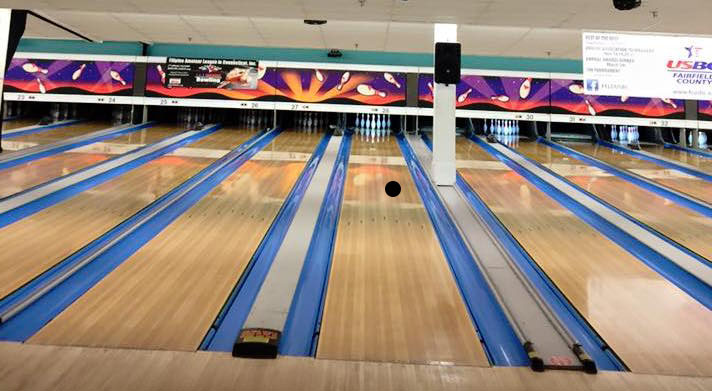
#> input picture pictures/hpl_5.jpg, 712 x 391 px; its folder holds only this picture in this run
$ python LoadAllPictures.py   (Python 2 division)
#> lines starting #> are read from the running program, lines starting #| are printed output that depends on the picture; after the words box and inside, x2 and y2 are one past the last pixel; in counts of white or black regions, pixels touching at a corner belong together; long printed decimals are rounded
### MeanDetect.py
import cv2
import numpy as np

"""
    put all angles in a dictionary (by rounded angle)
    choose bottom pt and top pt from each angle group
"""
def detect(img):
    height = img.shape[0]
    factor = height / 150
    width = img.shape[1]

    height = height / factor
    width = width / factor

    scaled = cv2.resize(img, (width, height))
    disp = np.copy(scaled)
    blurred = cv2.bilateralFilter(scaled, 3, 100, 1)

    mean = kmean(blurred, 2)
    cv2.imshow("mean 2", mean)

    gmean = cv2.cvtColor(mean, cv2.COLOR_BGR2GRAY)
    ret, thresh = cv2.threshold(gmean,0,255,cv2.THRESH_OTSU)
    cv2.imshow("thresh", thresh);


    # [9 lines of commented-out code are left out]


    edges = cv2.Canny(gmean, 100, 120)
    cv2.imshow("canny", edges)
    lines = cv2.HoughLinesP(edges, 1, np.pi/180, 40, minLineLength=40, maxLineGap=3);

    if lines is not None:
        for x1, y1, x2, y2 in lines[0]:
            cv2.line(disp, (x1,y1), (x2,y2), (0,255,0))

    cv2.imshow("disp", disp)
    return


def kmean(img, k):
    Z = img.reshape((-1,3))
    Z = np.float32(Z)
    criteria = (cv2.TERM_CRITERIA_EPS + cv2.TERM_CRITERIA_MAX_ITER, 10, 1.0)
    ret,label,center=cv2.kmeans(Z, k, criteria, 10, cv2.KMEANS_RANDOM_CENTERS)
    print ret
    print label

    center = np.uint8(center)
    res = center[label.flatten()]
    res2 = res.reshape(img.shape)
    return res2

### LoadAllPictures.py
import cv2
import numpy as np
from matplotlib import pyplot as plt
import LaneDetector_2 as ld
import SelectPins as pins
import ReversePerspective as rp
import os
import ScaleLaneDetect
import MeanDetect


"""
    Richy Kapadia
    Idea:
        Test ideas and concepts on each still img in the pictures dir
"""


if __name__ == '__main__':
    img_list = []
    pic_dir = os.getcwd() + "/pictures"
    for subdir, dirs, files in os.walk(pic_dir):
        for f in files:
            if f == ".DS_Store":
                continue
            img_list.append(os.path.join(subdir, f))

    print "loaded up " + str(len(img_list)) + " imgs"

    for name in img_list:
        img = cv2.imread(name);
#> img is the input picture: shape (391, 712, 3); mean B, G, R 125.7, 135.7, 150.3
        if img is not None:

            MeanDetect.detect(img)
#> in detect, `scaled = cv2.resize(img, (width, height))`:
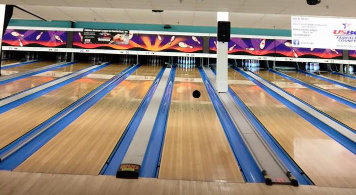
#> scaled: shape (195, 356, 3); mean B, G, R 125.7, 135.6, 150.1
#> in kmean, `ret,label,center=cv2.kmeans(Z, k, criteria, 10, cv2.KMEANS_RANDOM_CENT..`: ret = 317734711.8; center = [[103, 77.66, 67.45], [135.8, 161.5, 187.1]]
#| 317734711.782
#> (printed output is left out)
#> in kmean, `center = np.uint8(center)`: center = [[102, 77, 67], [135, 161, 187]]
#> in kmean, `res2 = res.reshape(img.shape)`:
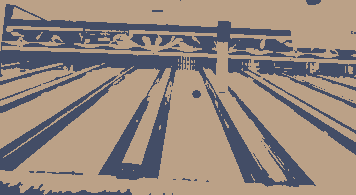
#> res2: shape (195, 356, 3); mean B, G, R 124.8, 135.1, 149.9
#> in detect, `gmean = cv2.cvtColor(mean, cv2.COLOR_BGR2GRAY)`:
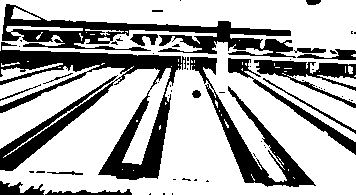
#> gmean: shape (195, 356); values 77 (black) and 166 (white), 69.1% white; 61 black regions (44 under 20 px), largest, box (x1, y1, x2, y2) and area: (0, 42, 186, 180) 8341, (2, 4, 296, 58) 5212, (190, 57, 316, 187) 3174
#> in detect, `ret, thresh = cv2.threshold(gmean,0,255,cv2.THRESH_OTSU)`: ret = 77
#> in detect, `edges = cv2.Canny(gmean, 100, 120)`:
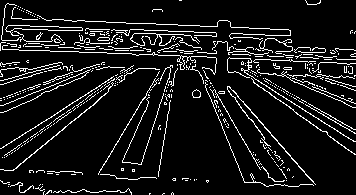
#> edges: shape (195, 356); 9.5% white in thin lines or dots
#> in detect, `lines = cv2.HoughLinesP(edges, 1, np.pi/180, 40, minLineLength=40, max..`: lines = 30 rows, first 6: [0, 49, 74, 51], [134, 33, 216, 36], [85, 21, 125, 22], [98, 174, 158, 73], [255, 59, 307, 61], [241, 70, 355, 141]
#> the loop in detect, `for x1, y1, x2, y2 in lines[0]:` made 1 pass
#> after the loop in detect, `for x1, y1, x2, y2 in lines[0]:`: disp: shape (195, 356, 3); 0.11% of pixels changed, all inside (x1, y1, x2, y2) = (0, 49, 75, 52)
            # [15 lines of commented-out code are left out]
            if cv2.waitKey(0) == 113:
#> (key Esc is pressed here)
                cv2.destroyAllWindows()
                quit(0)

$ run again, on pictures/pro_anvilane.jpg
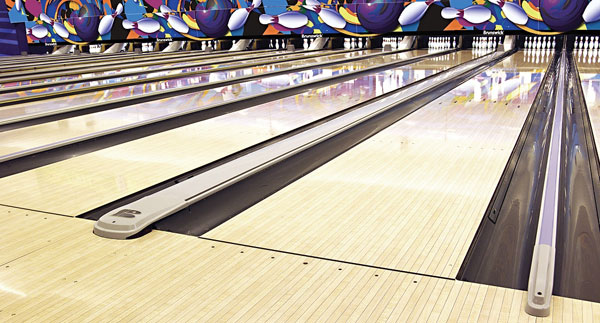
#> input picture pictures/pro_anvilane.jpg, 600 x 323 px
#> img is the input picture: shape (323, 600, 3); mean B, G, R 154.3, 169.6, 180.6
#> in kmean, `ret,label,center=cv2.kmeans(Z, k, criteria, 10, cv2.KMEANS_RANDOM_CENT..`: ret = 127204728.8; center = [[82.05, 76.47, 86.87], [194.1, 220.9, 232.2]]
#| 127204728.779
#> (printed output is left out)
#> in kmean, `center = np.uint8(center)`: center = [[82, 76, 86], [194, 220, 232]]
#> in detect, `gmean = cv2.cvtColor(mean, cv2.COLOR_BGR2GRAY)`:
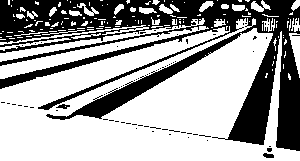
#> gmean: shape (161, 300); values 80 (black) and 221 (white), 64.4% white; 73 black regions (70 under 20 px), largest, box (x1, y1, x2, y2) and area: (0, 0, 300, 151) 16893, (263, 153, 274, 158) 42, (56, 104, 70, 109) 40
#> in detect, `ret, thresh = cv2.threshold(gmean,0,255,cv2.THRESH_OTSU)`: ret = 80
#> edges: shape (161, 300); 10% white in thin lines or dots
#> lines = 25 rows, first 6: [43, 76, 177, 38], [56, 104, 205, 43], [0, 61, 99, 42], [212, 40, 255, 23], [38, 107, 191, 46], [75, 110, 189, 56]
#> the loop in detect, `for x1, y1, x2, y2 in lines[0]:` made 1 pass
#> after the loop in detect, `for x1, y1, x2, y2 in lines[0]:`:
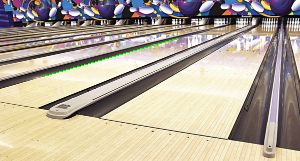
#> disp: shape (161, 300, 3); mean B, G, R 153.8, 169.8, 180
